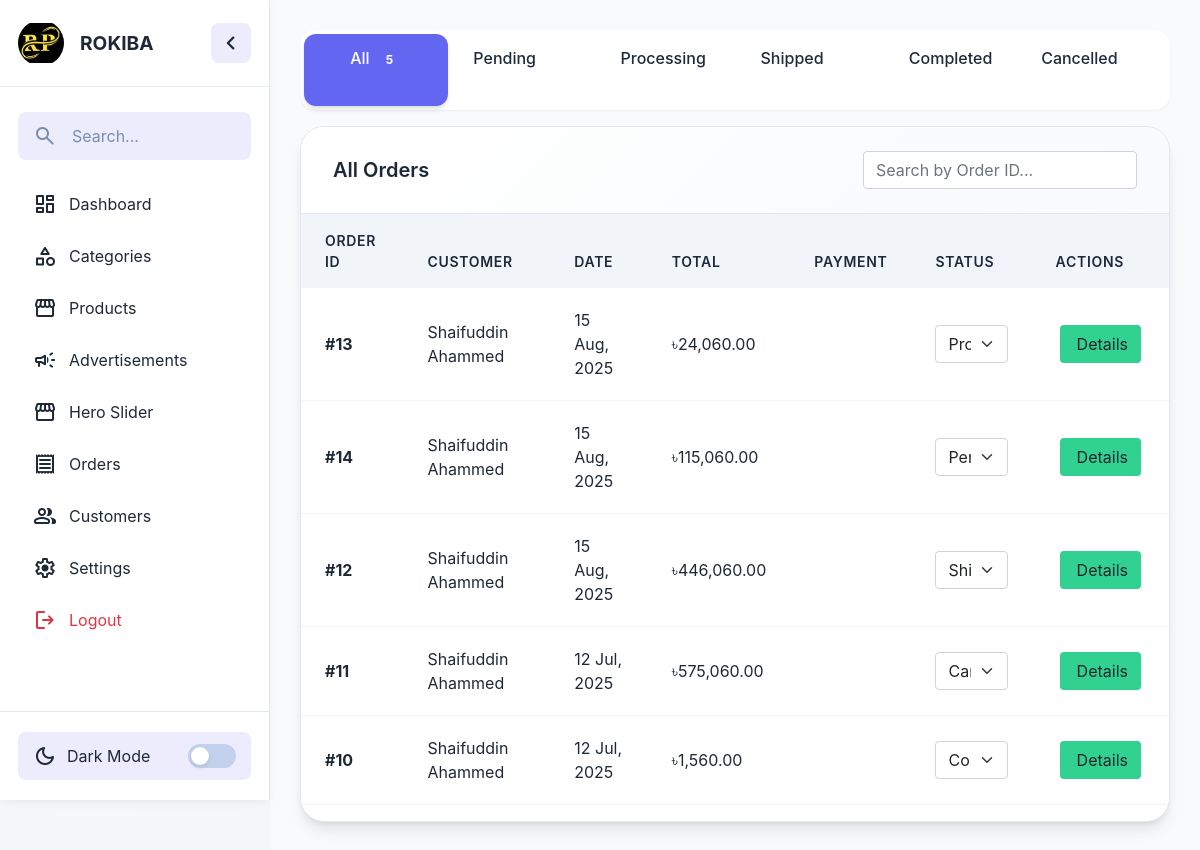
The page /admin/orders.php (signed in) on the database its author committed.
### tables this page shows
CREATE TABLE `settings` (
  `id` int NOT NULL,
  `company_name` varchar(255) DEFAULT NULL,
  `logo` varchar(255) DEFAULT NULL,
  `phone` varchar(20) DEFAULT NULL,
  `email` varchar(255) DEFAULT NULL,
  `address` text,
  `facebook` varchar(255) DEFAULT NULL,
  `instagram` varchar(255) DEFAULT NULL,
  `twitter` varchar(255) DEFAULT NULL,
  `shipping_fee_dhaka` decimal(10,2) NOT NULL DEFAULT '60.00',
  `shipping_fee_outside` decimal(10,2) NOT NULL DEFAULT '120.00',
  `bkash_number` varchar(20) DEFAULT NULL,
  `nagad_number` varchar(20) DEFAULT NULL,
  `rocket_number` varchar(20) DEFAULT NULL,
  `updated_at` timestamp NOT NULL DEFAULT CURRENT_TIMESTAMP ON UPDATE CURRENT_TIMESTAMP
);

CREATE TABLE `orders` (
  `id` int NOT NULL,
  `user_id` int DEFAULT NULL,
  `total_amount` decimal(10,2) DEFAULT NULL,
  `status` varchar(50) DEFAULT 'Pending',
  `payment_method` varchar(50) NOT NULL DEFAULT 'Cash on Delivery',
  `payment_trx_id` varchar(255) DEFAULT NULL,
  `payment_sender_no` varchar(20) DEFAULT NULL,
  `shipping_fee` decimal(10,2) NOT NULL DEFAULT '0.00',
  `created_at` timestamp NOT NULL DEFAULT CURRENT_TIMESTAMP,
  `updated_at` timestamp NULL DEFAULT NULL
);

CREATE TABLE `users` (
  `id` int NOT NULL,
  `username` varchar(50) DEFAULT NULL,
  `email` varchar(100) DEFAULT NULL,
  `password` varchar(255) DEFAULT NULL,
  `phone` varchar(20) DEFAULT NULL,
  `address` text,
  `created_at` timestamp NOT NULL DEFAULT CURRENT_TIMESTAMP
);

### admin/includes/functions.php (called while the page is built, shortened)
<?php
function esc_html(?string $string): string
{
    return htmlspecialchars($string ?? '', ENT_QUOTES, 'UTF-8');
}
function formatPrice(float $price): string
{
    return '৳' . number_format($price, 2);
}
function format_date(string $dateString, string $format = 'd M, Y'): string
{
    $timestamp = strtotime($dateString);
    return date($format, $timestamp);
}

### admin/orders.php (the view, shortened to what this page needs)
<?php
require_once 'includes/header.php';
require_once 'includes/functions.php';
$statuses = ['All', 'Pending', 'Processing', 'Shipped', 'Completed', 'Cancelled'];
$current_status = trim($_GET['status'] ?? 'All');
$search_id = trim($_GET['search_id'] ?? '');
$counts_query = "SELECT status, COUNT(id) as count FROM orders GROUP BY status";
$counts_stmt = $pdo->query($counts_query);
$status_counts = $counts_stmt->fetchAll(PDO::FETCH_KEY_PAIR);
$total_all_orders = array_sum($status_counts);
$page = filter_input(INPUT_GET, 'page', FILTER_VALIDATE_INT, ['options' => ['default' => 1, 'min_range' => 1]]);
$per_page = 15;
$offset = ($page - 1) * $per_page;
$where_clauses = [];
$params = [];
$where_sql = !empty($where_clauses) ? " WHERE " . implode(" AND ", $where_clauses) : "";
$sql = "SELECT o.*, u.username
        FROM orders o
        LEFT JOIN users u ON o.user_id = u.id"
    . $where_sql .
    " ORDER BY COALESCE(o.updated_at, o.created_at) DESC
        LIMIT {$per_page} OFFSET {$offset}";
$orders_stmt = $pdo->prepare($sql);
$orders_stmt->execute($params);
$orders = $orders_stmt->fetchAll(PDO::FETCH_ASSOC);
?>
<div class="filter-tabs mb-3">
    <?php foreach ($statuses as $status): ?>
        <a class="filter-tab <?= $current_status === $status ? 'active' : '' ?>" href="?status=<?= $status ?>">
            <?= $status ?>
            <span class="badge badge-modern ms-1">
                <?= $status === 'All' ? $total_all_orders : ($status_counts[$status] ?? 0) ?>
            </span>
        </a>
    <?php endforeach; ?>
</div>
<div class="main-card">
    <div class="card-header-modern d-flex justify-content-between align-items-center flex-wrap gap-3">
        <h3 class="card-title-modern mb-0">
            <?= $current_status === 'All' ? 'All Orders' : $current_status . ' Orders' ?>
        </h3>
        <form method="get" class="search-container d-flex align-items-center">
            <input type="text" id="orderSearchInput" name="search_id" class="form-control search-input" placeholder="Search by Order ID..."
                value="<?= esc_html($search_id) ?>">
        </form>
    </div>
    <div class="table-responsive">
        <?php if (empty($orders)): ?>
            <div class="empty-state">
                <div class="empty-state-icon">
                    <i class="bi bi-receipt"></i>
                </div>
                <h4>No Orders Found</h4>
                <p class="text-muted">There are no orders matching the current filter.</p>
            </div>
        <?php else: ?>
            <table id="ordersTable" class="table table-modern align-middle">
                <thead>
                    <tr>
                        <th>Order ID</th>
                        <th>Customer</th>
                        <th>Date</th>
                        <th>Total</th>
                        <th>Payment</th>
                        <th>Status</th>
                        <th>Actions</th>
                    </tr>
                </thead>
                <tbody id="ordersTableBody">
                    <?php foreach ($orders as $order): ?>
                        <tr>
                            <td data-label="Order ID" class="fw-bold">#<?= esc_html($order['id']) ?></td>
                            <td data-label="Customer"><?= esc_html($order['username'] ?? 'Guest') ?></td>
                            <td data-label="Date"><?= format_date($order['created_at']) ?></td>
                            <td data-label="Total"><?= formatPrice($order['total_amount']) ?></td>
                            <td data-label="Payment"><span class="badge badge-modern badge-category"><?= esc_html($order['payment_method']) ?></span></td>
                            <td data-label="Status">
                                <form method="post" class="d-flex gap-2 status-form">
                                    <select name="status" class="form-select form-control-modern"
                                        onchange="this.form.submit()">
                                        <option value="Pending" <?= $order['status'] === 'Pending' ? 'selected' : '' ?>>Pending</option>
                                        <option value="Processing" <?= $order['status'] === 'Processing' ? 'selected' : '' ?>>Processing</option>
                                        <option value="Shipped" <?= $order['status'] === 'Shipped' ? 'selected' : '' ?>>Shipped</option>
                                        <option value="Completed" <?= $order['status'] === 'Completed' ? 'selected' : '' ?>>Completed</option>
                                        <option value="Cancelled" <?= $order['status'] === 'Cancelled' ? 'selected' : '' ?>>Cancelled</option>
                                    </select>
                                </form>
                            </td>
                            <td data-label="Actions">
                                <div class="action-buttons">
                                    <a href="admin-order-details.php?id=<?= $order['id'] ?>" class="btn btn-action btn-images">
                                        <i class="bi bi-eye me-1"></i>Details
                                    </a>
                                </div>
                            </td>
                        </tr>
                    <?php endforeach; ?>
                </tbody>
            </table>
        <?php endif; ?>
    </div>
</div>
<?php require_once 'includes/footer.php'; ?>

### admin/includes/header.php (shortened to what this page needs)
<?php
require_once '../includes/db.php';
?>
<!DOCTYPE html>
<html lang="en">
<head>
    <link rel="stylesheet" href="assets/css/style.css" />
    <link rel="stylesheet" href="assets/css/custom.css" />
    <link href="https://cdn.jsdelivr.net/npm/bootstrap@5.0.2/dist/css/bootstrap.min.css" rel="stylesheet"
>
</head>
<body>
    <div class="admin-container">
        <aside class="sidebar collapsed no-print">
            <div class="sidebar-header">
                <?php
                $settings = $pdo->query("SELECT * FROM settings LIMIT 1")->fetch();
                $logo = !empty($settings['logo']) ? '../admin/assets/uploads/' . $settings['logo'] : '../admin/assets/images/logo.jpg';
                ?>
                <img src="<?= $logo ?>" alt="Admin Panel" class="header-logo" />
                <p class="user_name"><?= isset($_SESSION['admin_username']) ? $_SESSION['admin_username'] : 'Admin'; ?></p>
                <button class="sidebar-toggle">
                    <span class="material-symbols-rounded">chevron_left</span>
                </button>
            </div>
            <div class="sidebar-content">
                <form action="#" class="search-form">
                    <span class="material-symbols-rounded">search</span>
                    <input type="search" placeholder="Search..." />
                </form>
                <ul class="menu-list">
                    <li class="menu-item"><a href="index" class="menu-link"><span
                                class="material-symbols-rounded">dashboard</span><span
                                class="menu-label">Dashboard</span></a></li>
                    <li class="menu-item"><a href="categories" class="menu-link"><span class="material-symbols-rounded">category</span><span
                                class="menu-label">Categories</span></a></li>
                    <li class="menu-item"><a href="products" class="menu-link"><span class="material-symbols-rounded">storefront</span><span
                                class="menu-label">Products</span></a></li>
                    <li class="menu-item"><a href="advertisements" class="menu-link"><span class="material-symbols-rounded">campaign</span><span
                                class="menu-label">Advertisements</span></a></li>
                    <li class="menu-item"><a href="hero-slider" class="menu-link"><span class="material-symbols-rounded">storefront</span><span
                                class="menu-label">Hero Slider</span></a></li>
                    <li class="menu-item"><a href="orders" class="menu-link"><span
                                class="material-symbols-rounded">receipt</span><span
                                class="menu-label">Orders</span></a></li>
                    <li class="menu-item"><a href="customers" class="menu-link"><span
                                class="material-symbols-rounded">group</span><span
                                class="menu-label">Customers</span></a></li>
                    <li class="menu-item"><a href="settings" class="menu-link"><span class="material-symbols-rounded">settings</span><span
                                class="menu-label">Settings</span></a></li>
                    <li class="menu-item"><a href="logout" class="menu-link text-danger"><span
                                class="material-symbols-rounded">logout</span><span class="menu-label">Logout</span></a>
                    </li>
                </ul>
            </div>
            <div class="sidebar-footer">
                <button class="theme-toggle">
                    <div class="theme-label">
                        <span class="theme-icon material-symbols-rounded">dark_mode</span>
                        <span class="theme-text">Dark Mode</span>
                    </div>
                    <div class="theme-toggle-track">
                        <div class="theme-toggle-indicator"></div>
                    </div>
                </button>
            </div>
        </aside>
        <div class="main-content">

### admin/assets/css/style.css (style rules this page uses)
* { margin: 0; padding: 0; box-sizing: border-box; font-family: "Poppins", sans-serif; }
:root { --color-text-primary: #1F2936; --color-text-placeholder: #798EAE; --color-bg-primary: #f9fafb; --color-bg-secondary: #ECECFD; --color-bg-sidebar: #FFFFFF; --color-border-hr: #E2E8F0; --color-hover-primary: #695CFE; --color-hover-secondary: #e2e2fb; --color-shadow: rgba(0, 0, 0, 0.05); }
.sidebar { position: sticky; top: 0; width: 270px; height: 100vh; display: flex; flex-shrink: 0; flex-direction: column; background: var(--color-bg-sidebar); border-right: 1px solid var(--color-border-hr); box-shadow: 0 3px 9px var(--color-shadow); transition: width 0.4s ease; }
.sidebar .sidebar-header { padding: 20px 18px; display: flex; position: relative; align-items: center; gap: 16px; border-bottom: 1px solid var(--color-border-hr); }
.sidebar-header .header-logo { width: 46px; height: 46px; display: block; object-fit: contain; border-radius: 50%; transition: opacity 0.4s ease; }
.site-nav .sidebar-toggle, .sidebar-header .sidebar-toggle { height: 40px; width: 40px; border: none; cursor: pointer; display: flex; position: absolute; right: 18px; align-items: center; justify-content: center; border-radius: 8px; color: var(--color-text-primary); background: var(--color-bg-secondary); transition: 0.4s ease; }
.sidebar-header .sidebar-toggle span { font-size: 1.75rem; transition: transform 0.4s ease; }
.sidebar .sidebar-content { flex: 1; padding: 20px 18px; overflow: hidden auto; scrollbar-width: thin; scrollbar-color: var(--color-text-placeholder) transparent; }
.sidebar-content .search-form { border-radius: 8px; min-height: 48px; margin: 5px 0 20px; align-items: center; display: flex; padding: 0 15px; white-space: nowrap; background: var(--color-bg-secondary); transition: 0.4s ease; }
.sidebar-content .search-form span { color: var(--color-text-placeholder); }
.search-form input { background: none; outline: none; border: none; width: 100%; margin-left: 15px; font-size: 1rem; color: var(--color-text-primary); }
.search-form input::placeholder { color: var(--color-text-placeholder); }
.sidebar-content .menu-list { display: flex; gap: 4px; list-style: none; flex-direction: column; }
.menu-list .menu-link { display: flex; gap: 12px; white-space: nowrap; border-radius: 8px; padding: 12px 15px; align-items: center; text-decoration: none; color: var(--color-text-primary); transition: 0.3s ease; }
.menu-link .menu-label { transition: opacity 0.3s ease; }
.sidebar .sidebar-footer { padding: 20px 18px; white-space: nowrap; border-top: 1px solid var(--color-border-hr); }
.sidebar-footer .theme-toggle { width: 100%; min-height: 48px; border-radius: 8px; display: flex; align-items: center; cursor: pointer; border: none; padding: 0 15px; white-space: nowrap; color: var(--color-text-primary); background: var(--color-bg-secondary); transition: 0.3s ease; }
.theme-toggle .theme-label { display: flex; gap: 10px; align-items: center; }
.theme-toggle .theme-label .theme-text { font-size: 1rem; transition: opacity 0.4s 0.2s ease; }
.theme-toggle .theme-toggle-track { height: 24px; width: 48px; border-radius: 999px; margin-left: auto; background: #c3d1ec; position: relative; transition: opacity 0.4s 0.2s ease, background-color 0.3s ease; }
.theme-toggle-track .theme-toggle-indicator { position: absolute; top: 3px; left: 3px; width: 18px; height: 18px; border-radius: 50%; background-color: #fff; box-shadow: 0 2px 4px rgba(0, 0, 0, 0.1); transition: transform 0.3s ease; }
.admin-container { display: flex; }
.admin-container .main-content { flex: 1; padding: 30px; color: var(--color-text-primary); background-color: var(--color-bg-primary); }

### rows shown on the page
settings: logo (picture)
orders: id "13", user.username "Shaifuddin Ahammed", created_at "15 Aug, 2025", total_amount "৳24,060.00", status "Processing"
orders: id "14", user.username "Shaifuddin Ahammed", created_at "15 Aug, 2025", total_amount "৳115,060.00", status "Pending"
orders: id "12", user.username "Shaifuddin Ahammed", created_at "15 Aug, 2025", total_amount "৳446,060.00", status "Shipped"
orders: id "11", user.username "Shaifuddin Ahammed", created_at "12 Jul, 2025", total_amount "৳575,060.00", status "Cancelled"
orders: id "10", user.username "Shaifuddin Ahammed", created_at "12 Jul, 2025", total_amount "৳1,560.00", status "Completed"

### other values the page prints
$_SESSION['admin_username'] "ROKIBA"
$status "All"
$status "Pending"
$status "Processing"
$status "Shipped"
$status "Completed"
$status "Cancelled"
